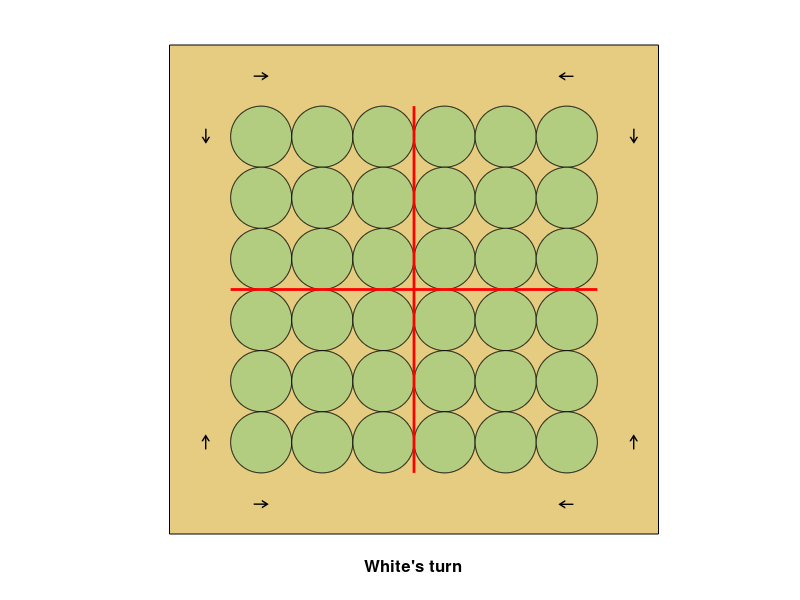

The MATLAB script that drew this image:
function Pentago_LB()

StockLines();
InitializeBoard();


%**************************************************************************
function StockLines()
% Create a 3D matrix of winning line locations on the board

global lines;

lines = zeros(6,6,32);
cnt = 0;
% Horizontal lines:
for i = 1:6
   cnt = cnt+1;
   lines(i,1:5,cnt) = ones(1,5);
end
for i = 1:6
   cnt = cnt+1;
   lines(i,2:6,cnt) = ones(1,5);
end
% Vertical lines:
for i = 1:6
   cnt = cnt+1;
   lines(1:5,i,cnt) = ones(5,1);
end
for i = 1:6
   cnt = cnt+1;
   lines(2:6,i,cnt) = ones(5,1);
end
% Diagonal lines:
lines(1:5,1:5,25) = eye(5);
lines(2:6,2:6,26) = eye(5);
lines(1:5,2:6,27) = eye(5);
lines(2:6,1:5,28) = eye(5);
lines(1:5,1:5,29) = flipud(eye(5));
lines(2:6,2:6,30) = flipud(eye(5));
lines(1:5,2:6,31) = flipud(eye(5));
lines(2:6,1:5,32) = flipud(eye(5));
%**************************************************************************


%**************************************************************************
function InitializeBoard()
% Create the game board and graphics handles

global board
global handles

board = zeros(6,6);
handles(1) = figure;
set(handles(1),'Name','PENTAGO');
set(handles(1),'Toolbar','none');
screensize = get(0,'ScreenSize');
set(handles(1),'Position',[screensize(3)/2-300,screensize(4)/2-300,600,600]);
axis off;
axis square;
% Background:
handles(2) = patch([0 0 8 8],[0 -8 -8 0],[0.9 0.8 0.5]);
% Unoccupied spaces:
for i = 1:6
   for j = 1:6
       cnt = 2+(i-1)*6+j;
       r = 1/2; %radius of the circle
       a = i+r; %x-coordinate of the centre of the circle
       b = -j-r; %y-coordinate of the centre of the circle
       t = 0:2*pi/360:2*pi; %angle that the ray from (a,b) to (x,y) makes with the x-axis
       X = a+r*cos(t);
       Y = b+r*sin(t);
       handles(cnt) = patch(X,Y,[0.7 0.8 0.5]);
       set(handles(cnt),'ButtonDownFcn',{@CallbackPiece,j,i});
   end
end
EnablePieces('off');
% Vertical and horizontal lines:
handles(39) = line([4 4],[-1 -7],'LineWidth',2,'Color',[1 0 0]);
handles(40) = line([1 7],[-4 -4],'LineWidth',2,'Color',[1 0 0]);
% Arrows:
handles(41) = text(7.6,-1.5,'\rightarrow','HorizontalAlignment','center','FontSize',12,'FontWeight','bold','Rotation',-90);
handles(42) = text(6.5,-0.5,'\leftarrow','HorizontalAlignment','center','FontSize',12,'FontWeight','bold');
handles(43) = text(1.5,-0.5,'\rightarrow','HorizontalAlignment','center','FontSize',12,'FontWeight','bold');
handles(44) = text(0.6,-1.5,'\rightarrow','HorizontalAlignment','center','FontSize',12,'FontWeight','bold','Rotation',-90);
handles(45) = text(0.6,-6.5,'\leftarrow','HorizontalAlignment','center','FontSize',12,'FontWeight','bold','Rotation',-90);
handles(46) = text(1.5,-7.5,'\rightarrow','HorizontalAlignment','center','FontSize',12,'FontWeight','bold');
handles(47) = text(6.5,-7.5,'\leftarrow','HorizontalAlignment','center','FontSize',12,'FontWeight','bold');
handles(48) = text(7.6,-6.5,'\leftarrow','HorizontalAlignment','center','FontSize',12,'FontWeight','bold','Rotation',-90);
for i = 1:8
   set(handles(40+i),'ButtonDownFcn',{@CallbackArrow,i});
end
EnableArrows('off');
% Status text:
handles(49) = text(4,-8.5,'','HorizontalAlignment','center','FontSize',12,'FontWeight','bold');
CoinTossing();
Wait();
%**************************************************************************


%**************************************************************************
function Wait()
% Wait for events that occur after a move has been made

global board
global turn

win = TestForWin(board);
if (win==1) %somebody has won
   button = questdlg('Would you like to play again?','Game over','Yes','No','Yes');
   if (strcmp(button,'Yes'))
       InitializeBoard();
   else
       close all
   end
else
   if (turn==1)
       DisplayStatus('White''s turn');
   else
       DisplayStatus('Black''s turn');
   end
   EnablePieces('on');
end
%**************************************************************************


%**************************************************************************
function win = TestForWin(board)
% Test the board matrix for a winning line

global handles
global lines

win = 0;
white_win = 0;
black_win = 0;
% Check all the lines on the board:
for i = 1:32
   line_sum = sum(sum(lines(:,:,i).*board));
   if (line_sum==5)
       white_win = white_win+1;
   elseif (line_sum==-5)
       black_win = black_win+1;
   end
end
if (white_win==black_win)&&(white_win>0)
   DisplayStatus('Tie game');
   win = 1;
elseif (white_win>black_win)
   DisplayStatus('White wins');
   win = 1;
elseif (black_win>white_win)
   DisplayStatus('Black wins');
   win = 1;
end
if (win==0)&&(all(all(board~=0)))
   DisplayStatus('Draw game');
   win = 1;
end
if (win==1)
   % Flash the text:
   for i = 1:3
       pause(0.5);
       set(handles(49),'Color',[1 0 0]);
       pause(0.5);
       set(handles(49),'Color',[0 0 0]);
   end
end
%**************************************************************************


%**************************************************************************
function CallbackPiece(~,~,row,col)
% Update board matrix based on the click

global board
global turn

if (board(row,col)==0) %unoccupied spaces
   board(row,col) = turn;
   DrawBoard();
   EnablePieces('off');
   EnableArrows('on');
   ColorArrows('red');
   DisplayStatus('Rotate one of the sub-boards');
else
   DisplayStatus('This space is not available');
end
%**************************************************************************


%**************************************************************************
function CallbackArrow(~,~,arrow)
% Update board matrix based on the click

global board
global turn

board = RotateBoard(board,arrow);
DrawBoard();
EnableArrows('off');
ColorArrows('black');
turn =  -1*turn;
Wait();
%**************************************************************************


%**************************************************************************
function new_board = RotateBoard(board,arrow)
% Rotate one of the sub-boards by 90 degrees either clockwise or anti-clockwise (based on which arrow was selected)

new_board = board;
switch arrow
   case 1
       new_board(1:3,4:6) = rot90(board(1:3,4:6),-1);
   case 2
       new_board(1:3,4:6) = rot90(board(1:3,4:6));
   case 3
       new_board(1:3,1:3) = rot90(board(1:3,1:3),-1);
   case 4
       new_board(1:3,1:3) = rot90(board(1:3,1:3));
   case 5
       new_board(4:6,1:3) = rot90(board(4:6,1:3),-1);
   case 6
       new_board(4:6,1:3) = rot90(board(4:6,1:3));
   case 7
       new_board(4:6,4:6) = rot90(board(4:6,4:6),-1);
   case 8
       new_board(4:6,4:6) = rot90(board(4:6,4:6));
end
%**************************************************************************


%**************************************************************************
function DrawBoard()
% Draw the current game board

global handles
global board

colors = {[0 0 0],[0.7 0.8 0.5],[1 1 1]};
for i = 1:6
   for j = 1:6
       cnt = 2+(i-1)*6+j;
       set(handles(cnt),'FaceColor',colors{board(j,i)+2});
   end
end
%**************************************************************************


%**************************************************************************
function ColorArrows(str)
% Changes the color of the arrows on the game board

global handles

switch str
   case 'red'
       arrow_color = [1 0 0];
   case 'black'
       arrow_color = [0 0 0];
end
for i = 1:8
   set(handles(40+i),'Color',arrow_color);
end
%**************************************************************************


%**************************************************************************
function EnableArrows(str)
% Enable or disable the arrows

global handles

for i = 1:8
   set(handles(40+i),'HitTest',str);
end
%**************************************************************************


%**************************************************************************
function EnablePieces(str)
% Enable or disable the pieces

global handles

for i = 1:36
   set(handles(2+i),'HitTest',str);
end
%**************************************************************************


%**************************************************************************
function DisplayStatus(str)
% Update the status text at the bottom of the game board

global handles

set(handles(49),'String',str);
%**************************************************************************


%**************************************************************************
function CoinTossing()
% Use a coin toss to determine the first player

global turn

turn = randi([0 1],1);
if (turn==1)
   DisplayStatus('White goes first');
else
   turn = -1;
   DisplayStatus('Black goes first');
end
pause(1.0);
%**************************************************************************